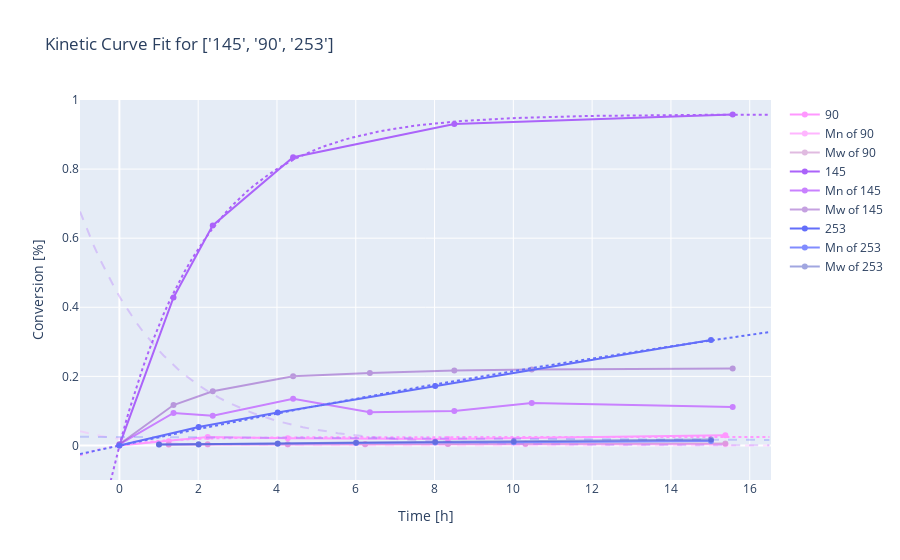

Notebook cell for this chart:
### Code cell
# Some search functions:
def search_for_exp(exp_nr: str | list) -> pd.DataFrame:
    if type(exp_nr) == str:
        return kinetics_df[kinetics_df['exp_nr'] == exp_nr]
    else:
        return kinetics_df[kinetics_df['exp_nr'].isin(exp_nr)]

def plot_exp(exp_nr: str | list, plot_mn: bool=False, plot_mw: bool=False):
    plot_data = search_for_exp(exp_nr)
    exp_fig = px.line(title=f"Kinetic Curve Fit for {exp_nr}")
    for kinetic_to_plot in plot_data.itertuples():
        x_data, ydata = kinetic_to_plot.conv_time_data
        marker_dict = dict(color=colors[int(kinetic_to_plot.Index)%len(colors)])
        exp_fig.add_scatter(x=x_data, y=ydata, mode="lines+markers", name=kinetic_to_plot.exp_nr, marker=marker_dict, legendgroup=str(kinetic_to_plot.exp_nr))
        add_fits_to_plot(exp_fig, neg_growth, neg_growth_derivative, [kinetic_to_plot.fit_p1, kinetic_to_plot.fit_p2], marker=marker_dict, legendgroup=str(kinetic_to_plot.exp_nr), showlegend=False)
        if plot_mn:
            marker_dict["color"] = color_variant(marker_dict["color"], 30)
            x2_data, y2_data = kinetic_to_plot.Mn_time_data
            exp_fig.add_scatter(x=x2_data, y=y2_data, mode="lines+markers", name="Mn of " + kinetic_to_plot.exp_nr, marker=marker_dict, legendgroup=str(kinetic_to_plot.exp_nr))
        if plot_mw:
            marker_dict["color"] = color_variant(marker_dict["color"], -60)
            x2_data, y2_data = kinetic_to_plot.Mw_time_data
            exp_fig.add_scatter(x=x2_data, y=y2_data, mode="lines+markers", name="Mw of " + kinetic_to_plot.exp_nr, marker=marker_dict, legendgroup=str(kinetic_to_plot.exp_nr), opacity=0.5)

    exp_fig.update_layout(yaxis=dict(range=[-0.1,1]), xaxis_title="Time [h]", yaxis_title="Conversion [%]")
    exp_fig.show()

def find_optimal_synthesis(monomer: str | list):
    search_q_monomer = [x in monomer for x in kinetics_df["monomer"]]
    result_df = kinetics_df[search_q_monomer].sort_values(by=["score"], ascending=False)
    return result_df

def refine_search(dataframe: pd.DataFrame, monomer: str | list = None, solvent: str | list = None, raft_agent: str | list = None):
    len_df = len(dataframe)
    search_q_monomer, search_q_solvent, search_q_raft_agent = [np.array([True] * len_df) for _ in range(3)]
    if monomer:
        search_q_monomer = dataframe["monomer"].apply(lambda x: x in [*monomer])
    if solvent:
        search_q_solvent = dataframe["solvent"].apply(lambda x: x in [*solvent])
    if raft_agent:
        search_q_raft_agent = dataframe["RAFT-Agent"].apply(lambda x: x in [*raft_agent])
    return dataframe[search_q_monomer & search_q_solvent & search_q_raft_agent]

# search_for_exp(["145", "90", "253"])
plot_exp(["145", "90", "253"], True, True)
# find_optimal_synthesis(["Styrene", "4-Methylstyrene", "Benzyl acrylate"])
# refine_search(kinetics_df, solvent=["Dimethylformamide"], monomer=["Styrene", "4-Methylstyrene", "Benzyl acrylate"], raft_agent=["2-Cyan-2-propylbenzodithioat"])
# refine_search(find_optimal_synthesis(["Styrene", "4-Methylstyrene", "Benzyl acrylate"]), solvent=["Dimethylformamide"], raft_agent=["2-Cyan-2-propylbenzodithioat"])
